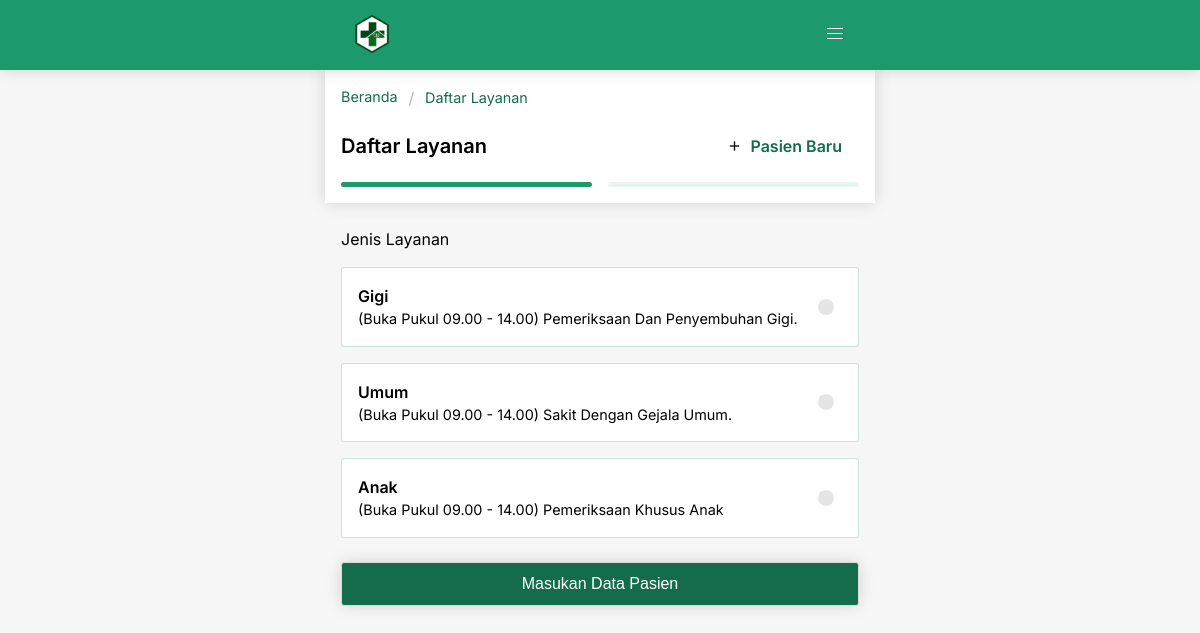
Page /index.php/daftar on the committed database.
### tables this page shows
CREATE TABLE `tbl_layanan` (
  `id` int(11) NOT NULL,
  `nama_layanan` varchar(255) NOT NULL,
  `keterangan` varchar(255) NOT NULL,
  `status_aktif` int(11) NOT NULL
);

### application/controllers/Daftar.php (called while the page is built, shortened)
<?php
class Daftar extends CI_Controller {
	public function __construct()
	{
		$this->load->model('Daftar_model');
		$this->load->library('form_validation');
		$this->load->library('session');
	}
	public function index()
	{
		$data["title"] = "Daftar Layanan";
		$data["list_layanan"] = $this->Daftar_model->getData('tbl_layanan', ["status_aktif" => 1]);
		$this->form_validation->set_rules('layanan', 'Layanan', 'required');
		$this->form_validation->set_rules('nik', 'NIK', 'required');
		$this->form_validation->set_rules('nama', 'Nama', 'required');
		$this->form_validation->set_rules('tgl_kunjungan', 'Tanggal Kunjungan', 'required');
		if($this->form_validation->run() == FALSE) {
			$this->load->view('templates/header_view', $data);
			$this->load->view('templates/navigation_view');
			$this->load->view('user/daftarlayanan_view', $data);
			$this->load->view('templates/footer_view');
		}
	}
}

### index.php (called while the page is built, shortened)
<?php
require_once BASEPATH.'core/CodeIgniter.php';

### application/models/Daftar_model.php (called while the page is built, shortened)
<?php
class Daftar_model extends CI_Model {
    public function getData($table, $where = null)
    {
        $data = $this->db->get_where($table, $where);
        return $data->result_array();
    }
}

### application/views/user/daftarlayanan_view.php (the view, shortened to what this page needs)
<main>
    <header id="page-header" class="section daftar">
        <nav id="breadcrumb" class="breadcrumb" aria-label="breadcrumbs">
            <ul>
                <li><a href="<?= base_url() ?>" class="text-body-2">Beranda</a></li>
                <li><a class="text-body-2">Daftar Layanan</a></li>
            </ul>
        </nav>
        <section id="title">
           <div class="wrapper">
                <h5>Daftar Layanan</h5>
                <a href="<?= base_url('daftar/pasien_baru') ?>" class="button is-white">
                    <i class="ri-add-line ri-1x"></i>
                    <h6>Pasien Baru</h6>
                </a>
           </div>
           <div class="steps">
               <span class="step-1"></span>
               <span class="step-2"></span>
           </div>
        </section>
    </header>
    <form action="" method="POST" id="form" class="section daftar-layanan">
        <div class="wrapper list-layanan active">
            <p>Jenis Layanan</p>
            <?php foreach($list_layanan as $list): ?>
                <div class="item">
                    <label for='<?= $list["nama_layanan"] ?>' class="form-check-label">
                        <span class="dot"></span>
                        <h6 class="is-capitalized"><?= $list["nama_layanan"] ?></h6>
                        <p class="text-body-2 is-capitalized"><?= $list["keterangan"] ?></p>
                    </label>
                </div>
            <?php endforeach; ?>
            <div id="grup-button" class="single-button horizontal-position">
                <button type="button" class="button button-next button-main">Masukan Data Pasien</button>
            </div>
        </div>
    </form>
</main>

### application/views/templates/header_view.php (shortened to what this page needs)
<!DOCTYPE html>
<html lang="en">
<head>
	<link rel="stylesheet" href="<?= base_url('asset/css/style.css') ?>">
	<link rel="stylesheet" href="<?= base_url('asset/css/bulma.css') ?>">
    <link href="https://cdn.jsdelivr.net/npm/remixicon@2.5.0/fonts/remixicon.css" rel="stylesheet">
    <link rel="stylesheet" href="https://unpkg.com/swiper@7/swiper-bundle.min.css"/>
</head>
<body>

### application/views/templates/navigation_view.php (shortened to what this page needs)
<header id="header">
    <nav class="navbar" role="navigation" aria-label="main navigation">
        <div class="navbar-brand">
            <a class="navbar-item" href=""><img src="<?= base_url('asset/img/logo.png') ?>" ></a>
            <a role="button" class="navbar-burger" aria-label="menu" aria-expanded="false" data-target="navbarBasicExample">
                <span aria-hidden="true"></span>
                <span aria-hidden="true"></span>
                <span aria-hidden="true"></span>
            </a>
        </div>
    </nav>
</header>

### application/views/templates/footer_view.php (shortened to what this page needs)
</body>
</html>

### asset/css/style.css (style rules this page uses)
:root { font-size: 16px; font-family: 'Inter', sans-serif; background-color: #F7F7F7 !important; --hijau-utama: rgba(29,154,108,1); --hijau-tua: rgba(20,108,76,1); --hijau-tua-trans: rgba(29,154,108,.08); }
h5 { font-weight: 600 !important; font-size: 1.25rem !important; }
h6 { font-weight: 600 !important; line-height: 150% !important; font-size: 1rem; }
p { font-weight: 400 !important; line-height: 150% !important; font-size: 1rem; }
.text-body-2 { font-weight: 400; line-height: 150% !important; font-size: 0.9rem !important; }
main { max-width: 550px; margin: 70px auto 0; }
.section { padding: 24px 16px !important; }
#header, #nav-features a, #kontak .button, .daftar, #form .button-next, #summary-daftar { box-shadow: 0px 0px 16px rgba(0, 0, 0, .15); }
#nav-features a, #nav-features a .box, #tracker .column .box, #artikel .card, #kontak .card, #kontak .button, #list-dokter .card, #list-dokter .card .img, .daftar #title .steps span, #form .wrapper .item label, #form .button, #form .wrapper .item input, #summary-daftar { border-radius: 3px; }
#header { background-color: var(--hijau-utama); height: 70px; position: fixed; top: 0; right: 0; left: 0; z-index: 9; }
#header .navbar { background-color: var(--hijau-utama); max-width: 550px; padding: 0 1rem; margin: 0 auto; position: relative; }
#breadcrumb { margin-bottom: 1rem ; }
#breadcrumb ul a { color: var(--hijau-tua); }
#page-header { padding: 1rem !important; }
#page-header #title { color: black; }
.daftar { background-color: white; }
.daftar #title .wrapper, .daftar #title .steps { display: flex; align-items: center; justify-content: space-between; }
.daftar #title .wrapper a h6 { margin-left: .5rem; color: var(--hijau-tua); }
.daftar #title .steps span { display: block; height: 5px; width: 50%; background-color: var(--hijau-utama); margin-top: 1rem; }
.daftar #title .steps span:last-child { margin-left: 1rem; opacity: .1; }
#form { color: black; padding-bottom: 0 !important; }
#form .wrapper { display: none; }
#form .active { display: block !important; }
#grup-button .button { height: 44px; }
#grup-button .button-main { background-color: var(--hijau-tua); color: white; }
#form .horizontal-position { margin: 1.5rem 0; display: flex; flex-direction: row; }
#form .single-button .button { width: 100%; }
#form .item .form-check-label { color: inherit; display: block; padding: 1rem; background-color: white; --hijau-tua-trans: rgba(20,108,76,.2); border: 1px solid var(--hijau-tua-trans); margin: 1rem 0; position: relative; }
#form .item .form-check-label .dot { height: 16px; width: 16px; border-radius: 100px; position: absolute; right: 24px; top: 50%; transform: translate(0, -50%); background-color: rgba(0, 0, 0, .1); }
#form .item .form-check-label .dot::before { content: ''; display: block; height: 8px; width: 8px; border-radius: 100px; background-color: var(--hijau-tua) ; position: absolute; top: 4px; left: 4px; opacity: 0; }
#form .wrapper .item:not(:first-child) { margin-top: 1rem; }
#grup-button { margin: 0; }

### rows in the picture
tbl_layanan: nama_layanan "Gigi", keterangan "(Buka Pukul 09.00 - 14.00) Pemeriksaan Dan Penyembuhan Gigi."
tbl_layanan: nama_layanan "Umum", keterangan "(Buka Pukul 09.00 - 14.00) Sakit Dengan Gejala Umum."
tbl_layanan: nama_layanan "Anak", keterangan "(Buka Pukul 09.00 - 14.00) Pemeriksaan Khusus Anak"
